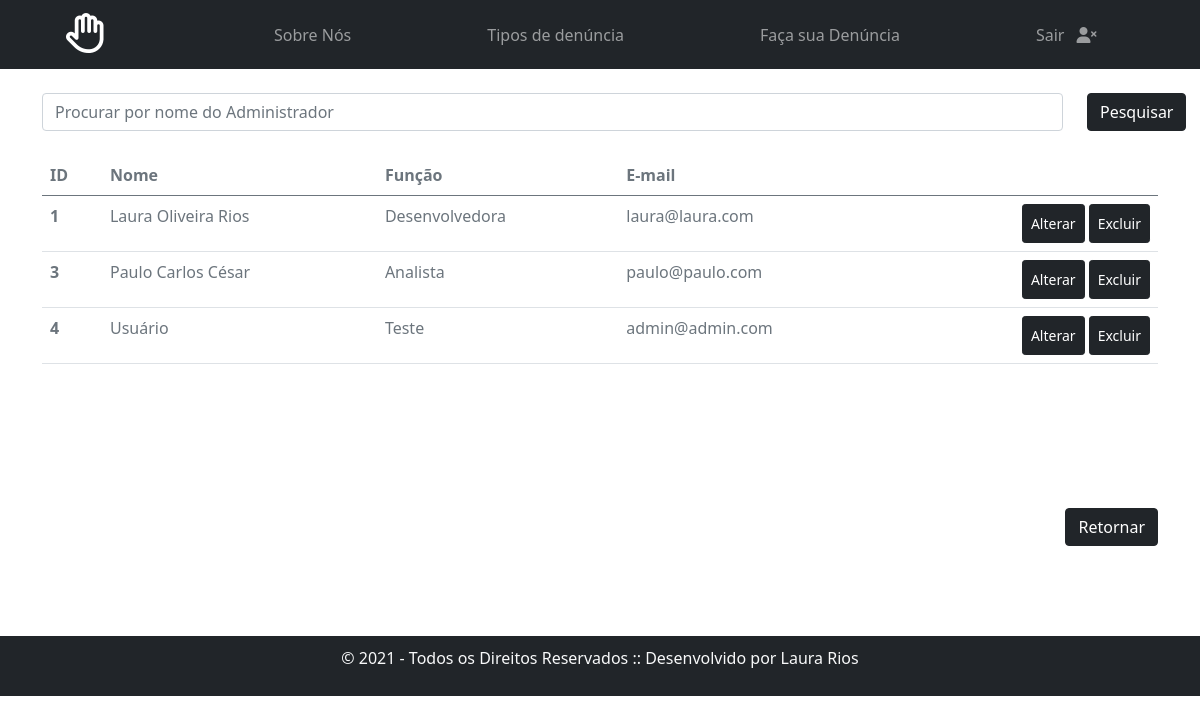
/crud_administrador.php (signed in), run on the app's committed database.
### tables this page shows
CREATE TABLE `administrador` (
  `idAdm` int(11) NOT NULL,
  `nomeAdm` varchar(45) NOT NULL,
  `funcao` varchar(45) NOT NULL,
  `emailAdm` varchar(45) NOT NULL,
  `senha` varchar(45) NOT NULL
);

### crud_administrador.php (the view, shortened to what this page needs)
<!doctype html>
<html lang="pt-BR">
  <head>
    <link href="css/bootstrap.min.css" rel="stylesheet">
    <link href="fontawesome/css/all.css" rel="stylesheet">
  </head>
  <body>
  <nav class="navbar mb-4 navbar-expand-lg navbar-dark bg-dark">
    <div class="container">
      <a class="navbar-brand" href="index.php"><i class="far px-4 fa-hand-paper fa-2x"></i></a>
      <div class="collapse navbar-collapse" id="navbarSupportedContent">
        <ul class="navbar-nav me-auto mb-2 mb-lg-0">
          <li class="nav-item">
            <a class="nav-link" href="index.php#sobre">Sobre Nós</a>
          </li>
          <li class="nav-item">
            <a class="nav-link" href="index.php#tipos">Tipos de denúncia</a>
          </li>
          <li class="nav-item">
            <a class="nav-link" href="index.php#formulario">Faça sua Denúncia</a>
          </li>
          <li class="nav-item">
            <a class="nav-link"  href="sair.php">Sair <i class="fas fa-user-times mx-2 fa-1x "></i></a>
          </li>
        </ul>
      </div>
    </div>
  </nav>
	  <?php
	  if (isset($_POST['pesquisa'])) {
	  	$busca = $_POST['pesquisa'];
	  }	else {
	  	$busca = '';
	  }
	  include "conexao.php";
	  $sql = "SELECT * FROM administrador WHERE nomeAdm LIKE '%$busca%'";
	  $dados = mysqli_query($conn, $sql);
	  ?>
  	<div class="container">
  		<div class="row mb-4">
  			<div class="col-11">
  		<form class="form-inline" action="crud_administrador.php" method="POST">
			<input class="form-control" type="search" name="pesquisa" placeholder="Procurar por nome do Administrador" aria-label = "Search" autofocus>
			</div>
			<div class="col-1">
			<button class="btn btn-dark " type="submit">Pesquisar</button>
			</div>
		</div>
	</div>
	<div class="container" style="min-height: 353px;">
		  <table class="table table-hover text-muted">
		    <thead>
		      <tr>
		        <th scope="col">ID</th>
            <th scope="col">Nome</th>
            <th scope="col">Função</th>
            <th scope="col">E-mail</th>
            <th scope="col"></th>
		      </tr>
		    </thead>
		    <tbody>
		    	<?php
		    			  while ($linha = mysqli_fetch_assoc($dados)) {
  						  	  $idAdm = $linha['idAdm'];
  						  	  $nomeAdm = $linha['nomeAdm'];
                    $funcao = $linha['funcao'];
                    $emailAdm = $linha['emailAdm'];
					          echo "  <tr>
								        <th scope='row'>$idAdm</th>
                        <td>$nomeAdm</td>
                        <td>$funcao</td>
                        <td>$emailAdm</td>
								        <td class='text-end'>
								        	<a href = 'alterar_administrador.php?idAdm=$idAdm' class = 'p-2 btn btn-dark btn-sm'>Alterar</a>
								        	<a href = '#' class = 'p-2 btn btn-dark btn-sm' data-bs-toggle='modal' data-bs-target='#confirmarexclusao'
                          onclick=" . '"' ."pegar_dados($idAdm, '$nomeAdm')" .'"'.">Excluir</a>
								        </td>
								      </tr>";
						  }
		    	?>
		    </tbody>
		  </table>
	</div>
  <div class="container text-end">
    <a class="btn btn-dark " href="adm.php">Retornar</a>
  </div>
    <footer id="rodape" class=" bg-dark text-light container-fluid">
        <p>&copy; 2021 - Todos os Direitos Reservados :: Desenvolvido por Laura Rios</p>
    </footer>
  </body>
</html>

### crud_administrador.php (style rules this page uses)
.nav-item { padding-left: 120px; }
.fa-hand-paper, .fa-user { color: #FFFFFF; }
#rodape { text-align: center; margin-top: 90px; padding: 10px; }

### data on the page
administrador: idAdm "1", nomeAdm "Laura Oliveira Rios", funcao "Desenvolvedora", emailAdm "laura@laura.com"
administrador: idAdm "3", nomeAdm "Paulo Carlos César", funcao "Analista", emailAdm "paulo@paulo.com"
administrador: idAdm "4", nomeAdm "Usuário", funcao "Teste", emailAdm "admin@admin.com"
